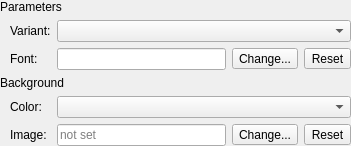
<?xml version="1.0" encoding="UTF-8"?>
<ui version="4.0">
 <class>SimpleOptionsWidgetClass</class>
 <widget class="QWidget" name="SimpleOptionsWidgetClass">
  <property name="geometry">
   <rect>
    <x>0</x>
    <y>0</y>
    <width>351</width>
    <height>136</height>
   </rect>
  </property>
  <layout class="QGridLayout" name="gridLayout">
   <property name="margin">
    <number>0</number>
   </property>
   <item row="0" column="0" colspan="4">
    <widget class="QLabel" name="lblParameters">
     <property name="text">
      <string notr="true">Parameters</string>
     </property>
     <property name="textFormat">
      <enum>Qt::RichText</enum>
     </property>
    </widget>
   </item>
   <item row="1" column="0">
    <widget class="QLabel" name="lblVariant">
     <property name="text">
      <string>Variant:</string>
     </property>
     <property name="textFormat">
      <enum>Qt::PlainText</enum>
     </property>
     <property name="indent">
      <number>10</number>
     </property>
     <property name="buddy">
      <cstring>cmbVariant</cstring>
     </property>
    </widget>
   </item>
   <item row="1" column="1" colspan="3">
    <widget class="QComboBox" name="cmbVariant">
     <property name="sizePolicy">
      <sizepolicy hsizetype="Expanding" vsizetype="Fixed">
       <horstretch>0</horstretch>
       <verstretch>0</verstretch>
      </sizepolicy>
     </property>
    </widget>
   </item>
   <item row="2" column="0">
    <widget class="QLabel" name="lblFont">
     <property name="text">
      <string>Font:</string>
     </property>
     <property name="textFormat">
      <enum>Qt::PlainText</enum>
     </property>
     <property name="indent">
      <number>10</number>
     </property>
    </widget>
   </item>
   <item row="2" column="1">
    <widget class="QLineEdit" name="lneFont">
     <property name="readOnly">
      <bool>true</bool>
     </property>
    </widget>
   </item>
   <item row="2" column="2">
    <widget class="QToolButton" name="tlbFontChange">
     <property name="text">
      <string>Change...</string>
     </property>
     <property name="toolButtonStyle">
      <enum>Qt::ToolButtonTextOnly</enum>
     </property>
    </widget>
   </item>
   <item row="2" column="3">
    <widget class="QToolButton" name="tlbFontReset">
     <property name="text">
      <string>Reset</string>
     </property>
    </widget>
   </item>
   <item row="3" column="0" colspan="4">
    <widget class="QLabel" name="lblBackground">
     <property name="text">
      <string notr="true">Background</string>
     </property>
     <property name="textFormat">
      <enum>Qt::RichText</enum>
     </property>
    </widget>
   </item>
   <item row="4" column="0">
    <widget class="QLabel" name="lblColor">
     <property name="text">
      <string>Color:</string>
     </property>
     <property name="textFormat">
      <enum>Qt::PlainText</enum>
     </property>
     <property name="indent">
      <number>10</number>
     </property>
     <property name="buddy">
      <cstring>cmbColor</cstring>
     </property>
    </widget>
   </item>
   <item row="4" column="1" colspan="3">
    <widget class="QComboBox" name="cmbColor">
     <property name="sizePolicy">
      <sizepolicy hsizetype="Expanding" vsizetype="Fixed">
       <horstretch>0</horstretch>
       <verstretch>0</verstretch>
      </sizepolicy>
     </property>
    </widget>
   </item>
   <item row="5" column="0">
    <widget class="QLabel" name="lblImage">
     <property name="text">
      <string>Image:</string>
     </property>
     <property name="textFormat">
      <enum>Qt::PlainText</enum>
     </property>
     <property name="indent">
      <number>10</number>
     </property>
    </widget>
   </item>
   <item row="5" column="1">
    <widget class="QLineEdit" name="lneImage">
     <property name="readOnly">
      <bool>true</bool>
     </property>
     <property name="placeholderText">
      <string>not set</string>
     </property>
    </widget>
   </item>
   <item row="5" column="2">
    <widget class="QToolButton" name="tlbImageChange">
     <property name="text">
      <string>Change...</string>
     </property>
    </widget>
   </item>
   <item row="5" column="3">
    <widget class="QToolButton" name="tlbImageReset">
     <property name="text">
      <string>Reset</string>
     </property>
    </widget>
   </item>
  </layout>
 </widget>
 <layoutdefault spacing="6" margin="11"/>
 <resources/>
 <connections/>
</ui>
